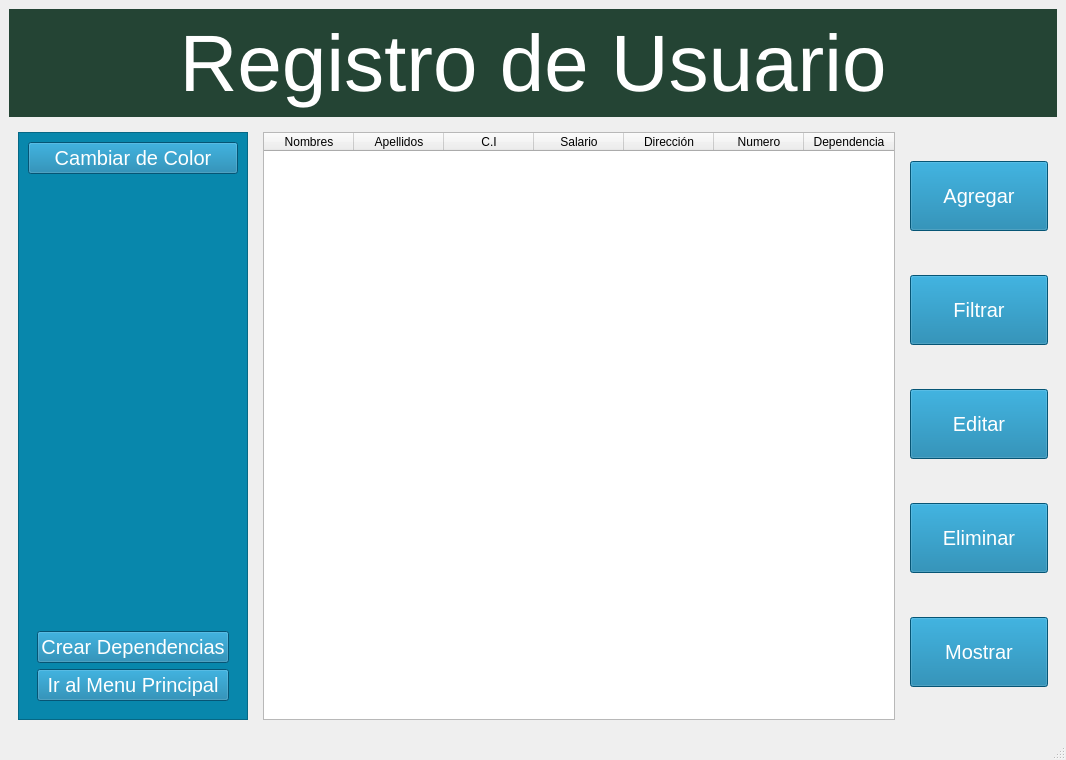
<?xml version="1.0" encoding="UTF-8"?>
<ui version="4.0">
 <class>MainWindow</class>
 <widget class="QMainWindow" name="MainWindow">
  <property name="geometry">
   <rect>
    <x>0</x>
    <y>0</y>
    <width>1066</width>
    <height>760</height>
   </rect>
  </property>
  <property name="windowTitle">
   <string>MainWindow</string>
  </property>
  <widget class="QWidget" name="centralwidget">
   <layout class="QHBoxLayout" name="horizontalLayout">
    <item>
     <layout class="QVBoxLayout" name="verticalLayout_3">
      <item>
       <widget class="QFrame" name="verticalFrame_5">
        <property name="styleSheet">
         <string notr="true">background-color:#244434</string>
        </property>
        <layout class="QVBoxLayout" name="verticalLayout_8">
         <item>
          <widget class="QLabel" name="label_14">
           <property name="maximumSize">
            <size>
             <width>100000</width>
             <height>100000</height>
            </size>
           </property>
           <property name="font">
            <font>
             <pointsize>-1</pointsize>
             <weight>50</weight>
             <bold>false</bold>
            </font>
           </property>
           <property name="styleSheet">
            <string notr="true">font-size:80px;color:white;text-align:center;</string>
           </property>
           <property name="text">
            <string>Registro de Usuario</string>
           </property>
           <property name="alignment">
            <set>Qt::AlignCenter</set>
           </property>
          </widget>
         </item>
        </layout>
       </widget>
      </item>
      <item>
       <widget class="QWidget" name="horizontalWidget" native="true">
        <property name="minimumSize">
         <size>
          <width>1000</width>
          <height>0</height>
         </size>
        </property>
        <property name="maximumSize">
         <size>
          <width>16777215</width>
          <height>16777215</height>
         </size>
        </property>
        <property name="layoutDirection">
         <enum>Qt::LeftToRight</enum>
        </property>
        <layout class="QHBoxLayout" name="horizontalLayout_3" stretch="0,0,0">
         <property name="spacing">
          <number>15</number>
         </property>
         <property name="sizeConstraint">
          <enum>QLayout::SetMaximumSize</enum>
         </property>
         <item>
          <layout class="QVBoxLayout" name="verticalLayout_2">
           <item>
            <widget class="QFrame" name="frame">
             <property name="sizePolicy">
              <sizepolicy hsizetype="Preferred" vsizetype="Preferred">
               <horstretch>0</horstretch>
               <verstretch>0</verstretch>
              </sizepolicy>
             </property>
             <property name="minimumSize">
              <size>
               <width>200</width>
               <height>0</height>
              </size>
             </property>
             <property name="maximumSize">
              <size>
               <width>300</width>
               <height>16777215</height>
              </size>
             </property>
             <property name="styleSheet">
              <string notr="true">background-color:#0887ac</string>
             </property>
             <property name="frameShape">
              <enum>QFrame::StyledPanel</enum>
             </property>
             <property name="frameShadow">
              <enum>QFrame::Raised</enum>
             </property>
             <layout class="QGridLayout" name="gridLayout">
              <item row="0" column="0">
               <widget class="QPushButton" name="pushButton_3">
                <property name="cursor">
                 <cursorShape>PointingHandCursor</cursorShape>
                </property>
                <property name="styleSheet">
                 <string notr="true">font-size:20px;background-color:#0977A4;color:white</string>
                </property>
                <property name="text">
                 <string>Cambiar de Color</string>
                </property>
               </widget>
              </item>
              <item row="1" column="0">
               <widget class="QWidget" name="widget_2" native="true">
                <layout class="QGridLayout" name="gridLayout_2">
                 <item row="1" column="0">
                  <widget class="QPushButton" name="pushButton_2">
                   <property name="cursor">
                    <cursorShape>PointingHandCursor</cursorShape>
                   </property>
                   <property name="styleSheet">
                    <string notr="true">font-size:20px;background-color:#0977A4;color:white</string>
                   </property>
                   <property name="text">
                    <string>Crear Dependencias</string>
                   </property>
                  </widget>
                 </item>
                 <item row="2" column="0">
                  <widget class="QPushButton" name="pushButton_5">
                   <property name="cursor">
                    <cursorShape>PointingHandCursor</cursorShape>
                   </property>
                   <property name="styleSheet">
                    <string notr="true">font-size:20px;background-color:#0977A4;color:white</string>
                   </property>
                   <property name="text">
                    <string>Ir al Menu Principal</string>
                   </property>
                  </widget>
                 </item>
                 <item row="0" column="0">
                  <spacer name="verticalSpacer">
                   <property name="orientation">
                    <enum>Qt::Vertical</enum>
                   </property>
                   <property name="sizeHint" stdset="0">
                    <size>
                     <width>20</width>
                     <height>40</height>
                    </size>
                   </property>
                  </spacer>
                 </item>
                </layout>
               </widget>
              </item>
             </layout>
            </widget>
           </item>
          </layout>
         </item>
         <item>
          <widget class="QTableWidget" name="vista_personas">
           <property name="sizePolicy">
            <sizepolicy hsizetype="Expanding" vsizetype="Expanding">
             <horstretch>0</horstretch>
             <verstretch>0</verstretch>
            </sizepolicy>
           </property>
           <property name="minimumSize">
            <size>
             <width>0</width>
             <height>200</height>
            </size>
           </property>
           <property name="maximumSize">
            <size>
             <width>632</width>
             <height>1999</height>
            </size>
           </property>
           <property name="sizeIncrement">
            <size>
             <width>100</width>
             <height>0</height>
            </size>
           </property>
           <property name="styleSheet">
            <string notr="true">border-color: qconicalgradient(cx:0, cy:0, angle:135, stop:0 rgba(255, 255, 0, 69), stop:0.375 rgba(255, 255, 0, 69), stop:0.423533 rgba(251, 255, 0, 145), stop:0.45 rgba(247, 255, 0, 208), stop:0.477581 rgba(255, 244, 71, 130), stop:0.518717 rgba(255, 218, 71, 130), stop:0.55 rgba(255, 255, 0, 255), stop:0.57754 rgba(255, 203, 0, 130), stop:0.625 rgba(255, 255, 0, 69), stop:1 rgba(255, 255, 0, 69));qproperty-defaultAlignment: 'AlignHCenter';
</string>
           </property>
           <property name="sortingEnabled">
            <bool>false</bool>
           </property>
           <attribute name="horizontalHeaderMinimumSectionSize">
            <number>39</number>
           </attribute>
           <attribute name="horizontalHeaderDefaultSectionSize">
            <number>90</number>
           </attribute>
           <attribute name="verticalHeaderCascadingSectionResizes">
            <bool>false</bool>
           </attribute>
           <column>
            <property name="text">
             <string>Nombres</string>
            </property>
            <property name="background">
             <color>
              <red>255</red>
              <green>0</green>
              <blue>127</blue>
             </color>
            </property>
           </column>
           <column>
            <property name="text">
             <string>Apellidos</string>
            </property>
           </column>
           <column>
            <property name="text">
             <string>C.I</string>
            </property>
           </column>
           <column>
            <property name="text">
             <string>Salario</string>
            </property>
           </column>
           <column>
            <property name="text">
             <string>Dirección</string>
            </property>
           </column>
           <column>
            <property name="text">
             <string>Numero</string>
            </property>
           </column>
           <column>
            <property name="text">
             <string>Dependencia</string>
            </property>
           </column>
          </widget>
         </item>
         <item>
          <layout class="QVBoxLayout" name="verticalLayout">
           <item>
            <widget class="QPushButton" name="boton_agregar">
             <property name="sizePolicy">
              <sizepolicy hsizetype="Preferred" vsizetype="Fixed">
               <horstretch>0</horstretch>
               <verstretch>0</verstretch>
              </sizepolicy>
             </property>
             <property name="minimumSize">
              <size>
               <width>100</width>
               <height>70</height>
              </size>
             </property>
             <property name="maximumSize">
              <size>
               <width>300</width>
               <height>16777215</height>
              </size>
             </property>
             <property name="cursor">
              <cursorShape>PointingHandCursor</cursorShape>
             </property>
             <property name="styleSheet">
              <string notr="true">font-size:20px;background-color:#0977A4;color:white</string>
             </property>
             <property name="text">
              <string>Agregar</string>
             </property>
            </widget>
           </item>
           <item>
            <widget class="QPushButton" name="boton_filtrar">
             <property name="sizePolicy">
              <sizepolicy hsizetype="Preferred" vsizetype="Fixed">
               <horstretch>0</horstretch>
               <verstretch>0</verstretch>
              </sizepolicy>
             </property>
             <property name="minimumSize">
              <size>
               <width>100</width>
               <height>70</height>
              </size>
             </property>
             <property name="maximumSize">
              <size>
               <width>300</width>
               <height>16777215</height>
              </size>
             </property>
             <property name="cursor">
              <cursorShape>PointingHandCursor</cursorShape>
             </property>
             <property name="styleSheet">
              <string notr="true">font-size:20px;background-color:#0977A4;color:white</string>
             </property>
             <property name="text">
              <string>Filtrar</string>
             </property>
            </widget>
           </item>
           <item>
            <widget class="QPushButton" name="boton_editar">
             <property name="sizePolicy">
              <sizepolicy hsizetype="Preferred" vsizetype="Fixed">
               <horstretch>0</horstretch>
               <verstretch>0</verstretch>
              </sizepolicy>
             </property>
             <property name="minimumSize">
              <size>
               <width>100</width>
               <height>70</height>
              </size>
             </property>
             <property name="maximumSize">
              <size>
               <width>300</width>
               <height>16777215</height>
              </size>
             </property>
             <property name="cursor">
              <cursorShape>PointingHandCursor</cursorShape>
             </property>
             <property name="styleSheet">
              <string notr="true">font-size:20px;background-color:#0977A4;color:white</string>
             </property>
             <property name="text">
              <string>Editar</string>
             </property>
            </widget>
           </item>
           <item>
            <widget class="QPushButton" name="boton_eliminar">
             <property name="sizePolicy">
              <sizepolicy hsizetype="Preferred" vsizetype="Fixed">
               <horstretch>0</horstretch>
               <verstretch>0</verstretch>
              </sizepolicy>
             </property>
             <property name="minimumSize">
              <size>
               <width>100</width>
               <height>70</height>
              </size>
             </property>
             <property name="maximumSize">
              <size>
               <width>300</width>
               <height>16777215</height>
              </size>
             </property>
             <property name="cursor">
              <cursorShape>PointingHandCursor</cursorShape>
             </property>
             <property name="styleSheet">
              <string notr="true">font-size:20px;background-color:#0977A4;color:white</string>
             </property>
             <property name="text">
              <string>Eliminar</string>
             </property>
            </widget>
           </item>
           <item>
            <widget class="QPushButton" name="boton_mostrar">
             <property name="sizePolicy">
              <sizepolicy hsizetype="Preferred" vsizetype="Fixed">
               <horstretch>0</horstretch>
               <verstretch>0</verstretch>
              </sizepolicy>
             </property>
             <property name="minimumSize">
              <size>
               <width>100</width>
               <height>70</height>
              </size>
             </property>
             <property name="maximumSize">
              <size>
               <width>300</width>
               <height>16777215</height>
              </size>
             </property>
             <property name="cursor">
              <cursorShape>PointingHandCursor</cursorShape>
             </property>
             <property name="styleSheet">
              <string notr="true">font-size:20px;background-color:#0977A4;color:white</string>
             </property>
             <property name="text">
              <string>Mostrar</string>
             </property>
            </widget>
           </item>
          </layout>
         </item>
        </layout>
       </widget>
      </item>
     </layout>
    </item>
   </layout>
  </widget>
  <widget class="QStatusBar" name="statusbar"/>
 </widget>
 <resources>
  <include location="crear.qrc"/>
 </resources>
 <connections/>
</ui>
